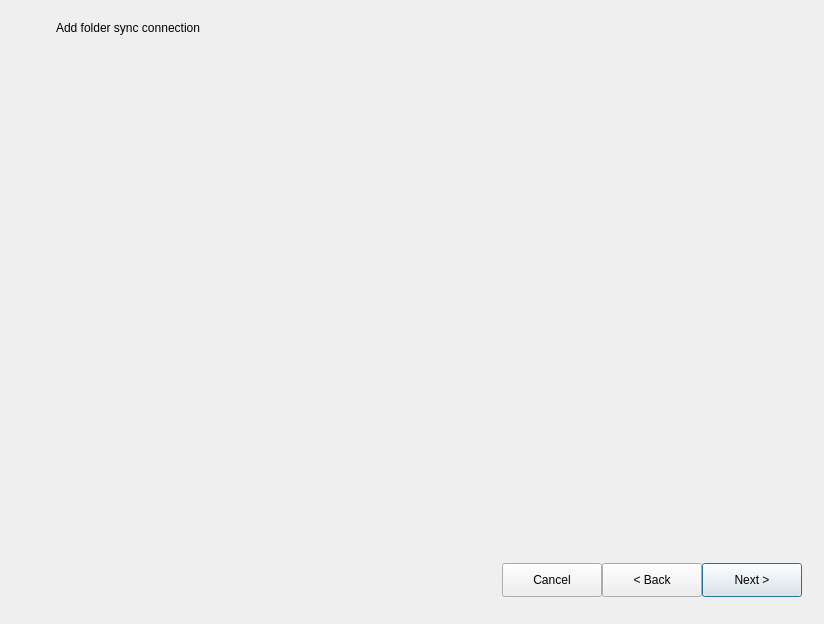
<?xml version="1.0" encoding="UTF-8"?>
<ui version="4.0">
 <class>FolderWizardDlg</class>
 <widget class="QWidget" name="FolderWizardDlg">
  <property name="geometry">
   <rect>
    <x>0</x>
    <y>0</y>
    <width>824</width>
    <height>624</height>
   </rect>
  </property>
  <property name="windowTitle">
   <string notr="true">Add folder sync connection</string>
  </property>
  <layout class="QVBoxLayout" name="verticalLayoutDialog">
   <property name="spacing">
    <number>0</number>
   </property>
   <property name="leftMargin">
    <number>12</number>
   </property>
   <property name="topMargin">
    <number>12</number>
   </property>
   <property name="rightMargin">
    <number>12</number>
   </property>
   <property name="bottomMargin">
    <number>12</number>
   </property>
   <item>
    <widget class="QFrame" name="frameRoot">
     <property name="frameShape">
      <enum>QFrame::Shape::NoFrame</enum>
     </property>
     <property name="frameShadow">
      <enum>QFrame::Shadow::Plain</enum>
     </property>
     <layout class="QVBoxLayout" name="verticalLayoutRoot">
      <property name="spacing">
       <number>0</number>
      </property>
      <property name="leftMargin">
       <number>0</number>
      </property>
      <property name="topMargin">
       <number>0</number>
      </property>
      <property name="rightMargin">
       <number>0</number>
      </property>
      <property name="bottomMargin">
       <number>0</number>
      </property>
      <item>
       <widget class="QFrame" name="frameTitle">
        <property name="minimumSize">
         <size>
          <width>0</width>
          <height>32</height>
         </size>
        </property>
        <property name="maximumSize">
         <size>
          <width>16777215</width>
          <height>32</height>
         </size>
        </property>
        <property name="frameShape">
         <enum>QFrame::Shape::NoFrame</enum>
        </property>
        <property name="frameShadow">
         <enum>QFrame::Shadow::Plain</enum>
        </property>
        <layout class="QHBoxLayout" name="horizontalLayoutTitle">
         <property name="spacing">
          <number>8</number>
         </property>
         <property name="leftMargin">
          <number>16</number>
         </property>
         <property name="topMargin">
          <number>0</number>
         </property>
         <property name="rightMargin">
          <number>16</number>
         </property>
         <property name="bottomMargin">
          <number>0</number>
         </property>
         <item>
          <widget class="QToolButton" name="btnIconTitle">
           <property name="minimumSize">
            <size>
             <width>20</width>
             <height>20</height>
            </size>
           </property>
           <property name="maximumSize">
            <size>
             <width>20</width>
             <height>20</height>
            </size>
           </property>
           <property name="focusPolicy">
            <enum>Qt::FocusPolicy::NoFocus</enum>
           </property>
           <property name="text">
            <string/>
           </property>
           <property name="iconSize">
            <size>
             <width>20</width>
             <height>20</height>
            </size>
           </property>
           <property name="autoRaise">
            <bool>true</bool>
           </property>
          </widget>
         </item>
         <item>
          <widget class="QLabel" name="lblHeaderTitle">
           <property name="text">
            <string notr="true">Add folder sync connection</string>
           </property>
           <property name="alignment">
            <set>Qt::AlignmentFlag::AlignLeading|Qt::AlignmentFlag::AlignLeft|Qt::AlignmentFlag::AlignVCenter</set>
           </property>
          </widget>
         </item>
         <item>
          <spacer name="horizontalSpacerTitle">
           <property name="orientation">
            <enum>Qt::Orientation::Horizontal</enum>
           </property>
           <property name="sizeHint" stdset="0">
            <size>
             <width>40</width>
             <height>20</height>
            </size>
           </property>
          </spacer>
         </item>
         <item>
          <widget class="QToolButton" name="btnClose">
           <property name="minimumSize">
            <size>
             <width>16</width>
             <height>16</height>
            </size>
           </property>
           <property name="maximumSize">
            <size>
             <width>16</width>
             <height>16</height>
            </size>
           </property>
           <property name="cursor">
            <cursorShape>PointingHandCursor</cursorShape>
           </property>
           <property name="focusPolicy">
            <enum>Qt::FocusPolicy::NoFocus</enum>
           </property>
           <property name="text">
            <string/>
           </property>
           <property name="iconSize">
            <size>
             <width>12</width>
             <height>12</height>
            </size>
           </property>
           <property name="autoRaise">
            <bool>true</bool>
           </property>
          </widget>
         </item>
        </layout>
       </widget>
      </item>
      <item>
       <widget class="QFrame" name="frameContent">
        <property name="frameShape">
         <enum>QFrame::Shape::NoFrame</enum>
        </property>
        <property name="frameShadow">
         <enum>QFrame::Shadow::Plain</enum>
        </property>
        <layout class="QVBoxLayout" name="verticalLayoutContent">
         <property name="spacing">
          <number>0</number>
         </property>
         <property name="leftMargin">
          <number>16</number>
         </property>
         <property name="topMargin">
          <number>16</number>
         </property>
         <property name="rightMargin">
          <number>16</number>
         </property>
         <property name="bottomMargin">
          <number>16</number>
         </property>
        </layout>
       </widget>
      </item>
      <item>
       <widget class="QFrame" name="frameButtons">
        <property name="minimumSize">
         <size>
          <width>0</width>
          <height>64</height>
         </size>
        </property>
        <property name="maximumSize">
         <size>
          <width>16777215</width>
          <height>64</height>
         </size>
        </property>
        <property name="frameShape">
         <enum>QFrame::Shape::NoFrame</enum>
        </property>
        <property name="frameShadow">
         <enum>QFrame::Shadow::Plain</enum>
        </property>
        <layout class="QHBoxLayout" name="horizontalLayoutButtons">
         <property name="spacing">
          <number>0</number>
         </property>
         <property name="leftMargin">
          <number>10</number>
         </property>
         <property name="topMargin">
          <number>0</number>
         </property>
         <property name="rightMargin">
          <number>10</number>
         </property>
         <property name="bottomMargin">
          <number>0</number>
         </property>
         <item>
          <spacer name="horizontalSpacerButtons">
           <property name="orientation">
            <enum>Qt::Orientation::Horizontal</enum>
           </property>
           <property name="sizeHint" stdset="0">
            <size>
             <width>40</width>
             <height>20</height>
            </size>
           </property>
          </spacer>
         </item>
         <item>
          <widget class="QPushButton" name="btnCancel">
           <property name="minimumSize">
            <size>
             <width>100</width>
             <height>34</height>
            </size>
           </property>
           <property name="maximumSize">
            <size>
             <width>16777215</width>
             <height>34</height>
            </size>
           </property>
           <property name="text">
            <string notr="true">Cancel</string>
           </property>
          </widget>
         </item>
         <item>
          <widget class="QPushButton" name="btnBack">
           <property name="minimumSize">
            <size>
             <width>100</width>
             <height>34</height>
            </size>
           </property>
           <property name="maximumSize">
            <size>
             <width>16777215</width>
             <height>34</height>
            </size>
           </property>
           <property name="text">
            <string notr="true">&lt; Back</string>
           </property>
          </widget>
         </item>
         <item>
          <widget class="QPushButton" name="btnNext">
           <property name="minimumSize">
            <size>
             <width>100</width>
             <height>34</height>
            </size>
           </property>
           <property name="maximumSize">
            <size>
             <width>16777215</width>
             <height>34</height>
            </size>
           </property>
           <property name="text">
            <string notr="true">Next &gt;</string>
           </property>
           <property name="default">
            <bool>true</bool>
           </property>
          </widget>
         </item>
        </layout>
       </widget>
      </item>
     </layout>
    </widget>
   </item>
  </layout>
 </widget>
 <resources/>
 <connections/>
</ui>
